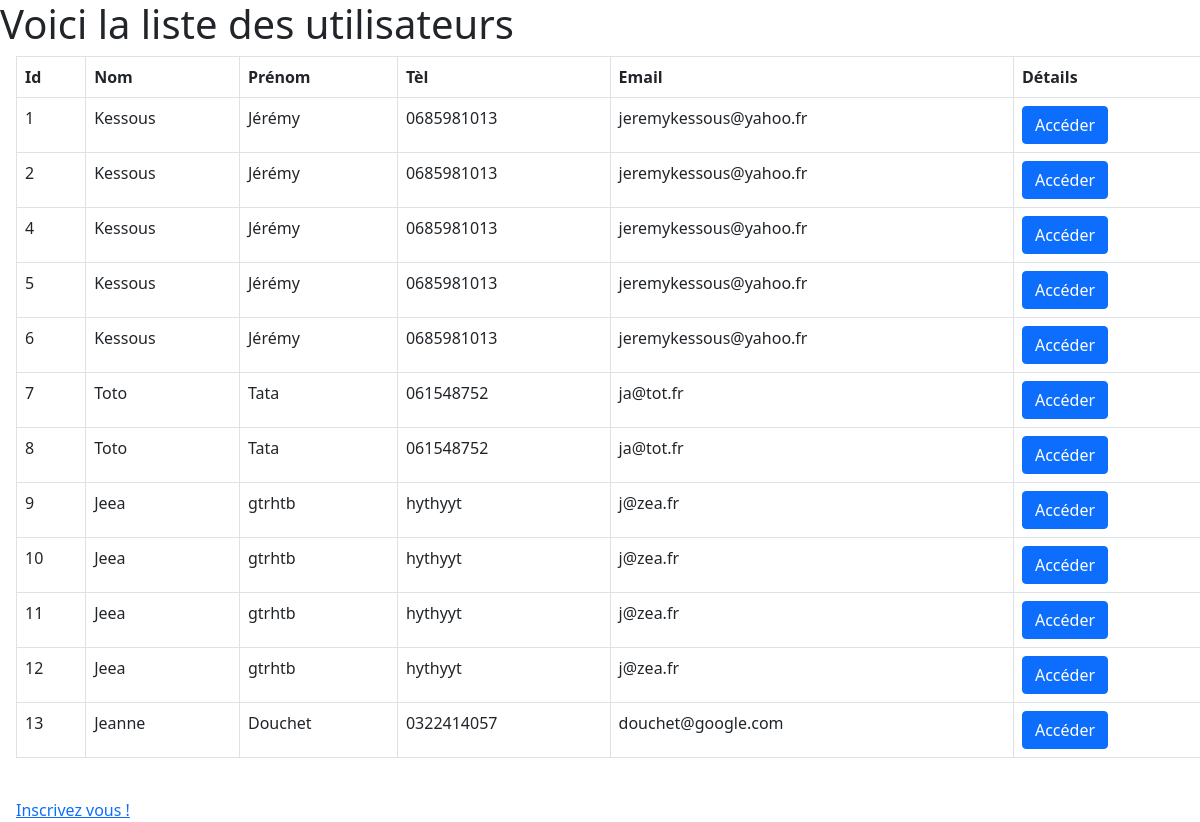
The page / on the database its author committed.
### tables this page shows
CREATE TABLE IF NOT EXISTS `user` (
  `id` int(11) NOT NULL AUTO_INCREMENT,
  `nom` varchar(40) NOT NULL,
  `prenom` varchar(40) NOT NULL,
  `tel` varchar(20) NOT NULL,
  `email` varchar(40) NOT NULL,
  PRIMARY KEY (`id`)
);

### UserManager.php (called while the page is built, shortened)
<?php
class UserManager
{
    private $db;
    public function setDb(PDO $db): void
    {
        $this->db = $db;
    }
    public function getUserList()
    {
        $userList = [];
        $req = 'SELECT * FROM User';
        $selectAll = $this->db->prepare($req);
        $selectAll->execute();
        while ($user = $selectAll->fetch(PDO::FETCH_ASSOC))
        {
            $userList[] = new User($user);
        }
        return $userList;
    }
}

### User.php (called while the page is built, shortened)
<?php
class User
{
    private $id;
    private $nom;
    private $prenom;
    private $tel;
    private $eMail;
    private $erreurs = [];
    public function hydrate(array $user)
    {
        foreach ($user as $key => $value)
        {
            $method = 'set'.ucfirst($key);
        }
    }
    public function setId($id): void
    {
        if (!empty($id))
        {
            $this->id = (int) $id;
        }
    }
    public function setNom($nom): void
    {
        if (!empty($nom) && is_string($nom))
            $this->nom = $nom;
        else
            $this->erreurs['nom'] = self::NOM_INVALIDE;
    }
    public function setPrenom($prenom): void
    {
        if (!empty($prenom) && is_string($prenom))
            $this->prenom = $prenom;
        else
            $this->erreurs['prenom'] = self::PRENOM_INVALIDE;
    }
    public function setTel($tel): void
    {
        if (!empty($tel) && is_string($tel))
            $this->tel = $tel;
        else
            $this->erreurs['tel'] = self::TEL_INVALIDE;
    }
    public function setEmail($eMail): void
    {
        if (!empty($eMail) && filter_var($eMail, FILTER_VALIDATE_EMAIL))
            $this->eMail = $eMail;
        else
            $this->erreurs['email'] = self::EMAIL_INVALIDE;
    }
    public function getId()
    {
        return $this->id;
    }
    public function getNom()
    {
        return $this->nom;
    }
    public function getPrenom()
    {
        return $this->prenom;
    }
    public function getTel()
    {
        return $this->tel;
    }
    public function getEmail()
    {
        return $this->eMail;
    }
}

### index.php (the view, shortened to what this page needs)
<?php
require 'User.php';
require 'UserManager.php';
$db = MonPDO::getPDO();
$manager = new UserManager($db);
$userList = $manager->getUserList();
?>
<!doctype html>
<html lang="fr">
<head>
    <link href="https://cdn.jsdelivr.net/npm/bootstrap@5.0.0-beta1/dist/css/bootstrap.min.css" rel="stylesheet"
>
</head>
<body>
<h1>Voici la liste des utilisateurs</h1>
<table class="table table-bordered mx-3" >
    <thead>
    <tr>
        <th>Id</th>
        <th>Nom</th>
        <th>Prénom</th>
        <th>Tèl</th>
        <th>Email</th>
        <th>Détails</th>
    </tr>
    </thead>
    <tbody>
    <?php foreach ($userList as $user):?>
        <tr>
            <td> <?= $user->getId()?> </td>
            <td> <?= $user->getNom()?></td>
            <td> <?= $user->getPrenom()?></td>
            <td>  <?= $user->getTel()?></td>
            <td> <?= $user->getEmail()?></td>
            <td> <a href="administration.php/?id=<?= $user->getId()?>" class="btn btn-primary"> Accéder</a> </td>
        </tr>
    <?php endforeach; ?>
    </tbody>
</table>
<br>
<a href="inscription.php" class="mx-3">Inscrivez vous !</a>
</body>
</html>

### rows shown on the page
user: id "1", nom "Kessous", prenom "Jérémy", tel "0685981013", email "jeremykessous@yahoo.fr"
user: id "2", nom "Kessous", prenom "Jérémy", tel "0685981013", email "jeremykessous@yahoo.fr"
user: id "4", nom "Kessous", prenom "Jérémy", tel "0685981013", email "jeremykessous@yahoo.fr"
user: id "5", nom "Kessous", prenom "Jérémy", tel "0685981013", email "jeremykessous@yahoo.fr"
user: id "6", nom "Kessous", prenom "Jérémy", tel "0685981013", email "jeremykessous@yahoo.fr"
user: id "7", nom "Toto", prenom "Tata", tel "061548752", email "ja@tot.fr"
user: id "8", nom "Toto", prenom "Tata", tel "061548752", email "ja@tot.fr"
user: id "9", nom "Jeea", prenom "gtrhtb", tel "hythyyt", email "j@zea.fr"
user: id "10", nom "Jeea", prenom "gtrhtb", tel "hythyyt", email "j@zea.fr"
user: id "11", nom "Jeea", prenom "gtrhtb", tel "hythyyt", email "j@zea.fr"
user: id "12", nom "Jeea", prenom "gtrhtb", tel "hythyyt", email "j@zea.fr"
user: id "13", nom "Jeanne", prenom "Douchet", tel "0322414057", email "douchet@google.com"
